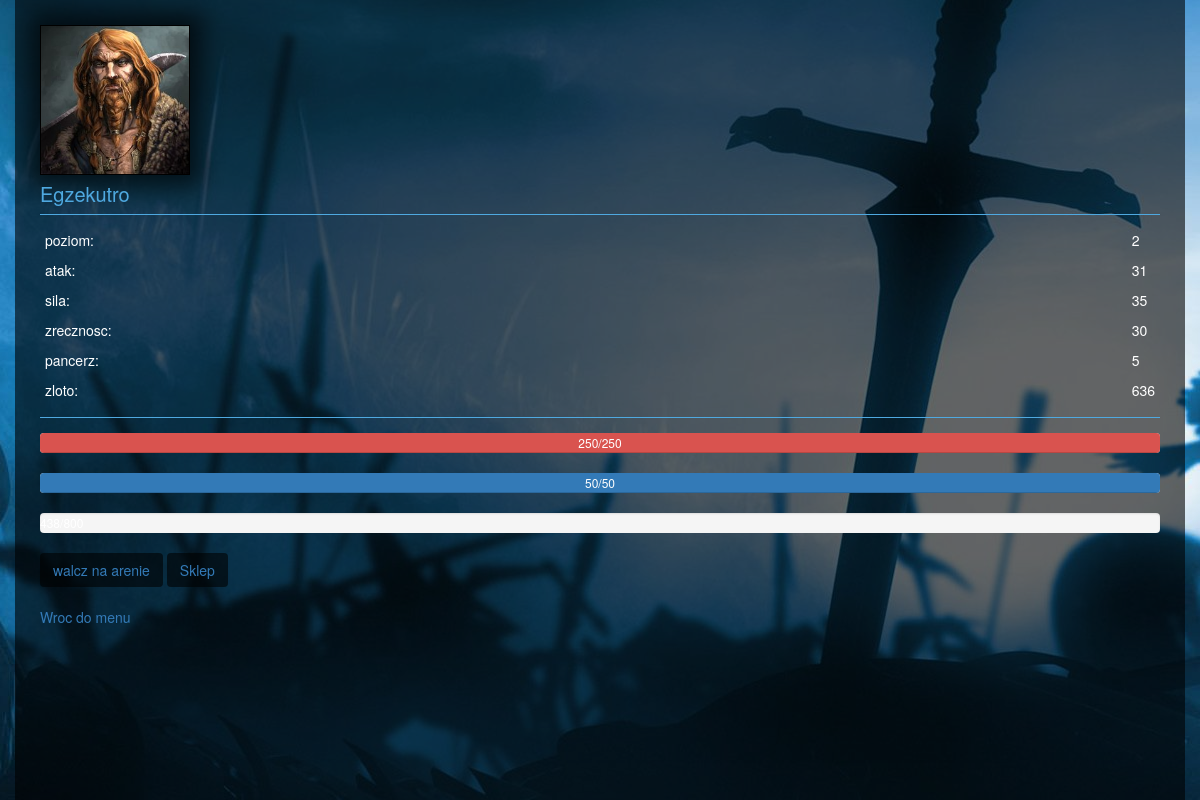
The page /player/3/ on the database as committed earlier.
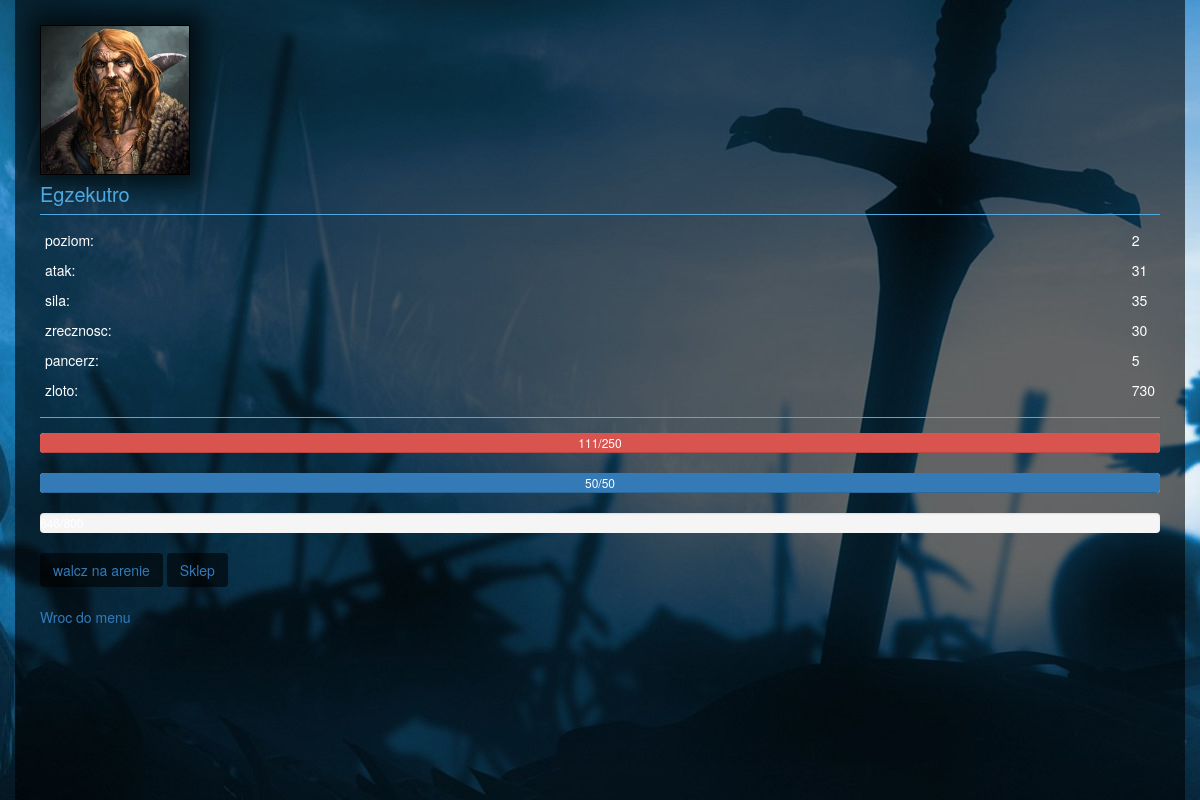
The same page on the database as committed later.
### project/models.py (models this page shows, shortened)
class Player(models.Model):
    name = models.CharField(max_length=40)
    level = models.IntegerField()
    experience = models.IntegerField()
    requiredexp = models.IntegerField()
    strength = models.IntegerField()
    agility = models.IntegerField()
    maxhealth = models.IntegerField()
    health = models.IntegerField()
    attack = models.IntegerField()
    maxmana = models.IntegerField()
    mana = models.IntegerField()
    classname = models.ForeignKey(ClassName)
    armorid = models.ForeignKey(ArmorItem)
    isarmordamaged = models.BooleanField()
    gold = models.IntegerField()

### player/views.py (the view)
def index(request, p):
    gamer = Player.objects.get(pk=p)
    return render(request, 'player/index.html', {
        'p': gamer,
        'armor': ArmorItem.objects.get(name=gamer.armorid).value,
    })

### project/models.py (called while the page is built)
    def __unicode__(self):
        return self.name

    def __unicode__(self):
        return self.name

### templates/player/index.html
{% extends 'layout.html' %}
{% block content %}
{% include 'fight/partial_view_player.html'%}
<a href="arena">
    <button class="btn btn_attack">walcz na arenie</button>
</a>
<a href="/player/{{p.id}}/shop">
    <button class="btn btn_attack">Sklep</button>
</a>
    <p style="margin-top: 20px"><a href="/menu">Wroc do menu</a></p>
{% endblock %}

### templates/fight/partial_view_player.html (shortened to what this page needs)
{% load staticfiles %}
    <div class="player_portrait">
        {%if p.classname|stringformat:"s"  == "Warrior"%}
            <img src="{% static 'css/content/warrior.jpg' %}" height="100%", width="100%">
        {%elif p.classname|stringformat:"s"  == "Thief"%}
            <img src="{% static 'css/content/thief.jpg' %}" height="100%", width="100%">
        {%elif p.classname|stringformat:"s"  == "Tankozord"%}
            <img src="{% static 'css/content/tank.jpg' %}" height="100%", width="100%">
        {% endif %}
    </div>
    <div class="player_name">
        {{p.name}}
    </div>
    <div class="player_stats">
        <div class="column_left">
            <p>poziom:</p>
            <p>atak:</p>
            <p>sila:</p>
            <p>zrecznosc:</p>
            <p>pancerz:</p>
            <p>zloto:</p>
        </div>
        <div class="column_right">
            <p>{{p.level}}</p>
            <p>{{p.attack}}</p>
            <p>{{p.strength}}</p>
            <p>{{p.agility}}</p>
            <p>{{armor}}</p>
            <p>{{p.gold}}</p>
        </div>
    </div>
    <div class="progress">
        <div id="player-health" class="progress-bar progress-bar-danger" role="progressbar" aria-valuenow="100" aria-valuemin="0" aria-valuemax="100" style="width: 100%;">
            {{p.health}}/{{p.maxhealth}}
        </div>
    </div>
    <div class="progress">
        <div id="player-mana" class="progress-bar"  role="progressbar" aria-valuenow="100" aria-valuemin="0" aria-valuemax="100" style="width: 100%">
            {{p.mana}}/{{p.maxmana}}
        </div>
    </div>
    <div class="progress">
    </div>

Rows that differ between the two databases and show on the page:
changed Player "Egzekutro": gold "636" → "730"; health "250" → "111"
